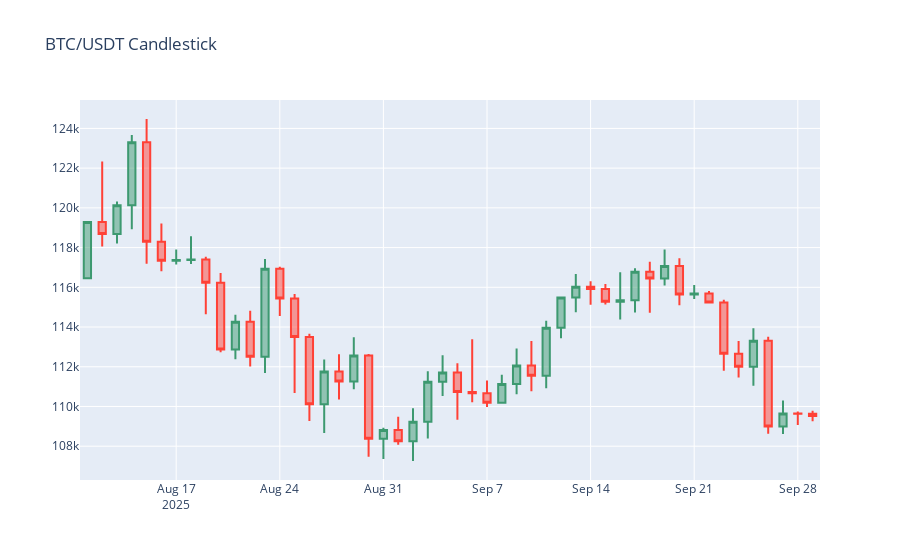

The code cell stored with this chart in its notebook:
### Code cell
import plotly.graph_objects as go

sample_df = df.tail(50)

fig = go.Figure(data=[go.Candlestick(
    x=sample_df['open_time'],
    open=sample_df['open_price'],
    high=sample_df['high_price'],
    low=sample_df['low_price'],
    close=sample_df['close_price']
)])
fig.update_layout(title="BTC/USDT Candlestick")
fig.update_layout(xaxis_rangeslider_visible=False) # disable rangeslider
fig.show()

fig.write_image("../results/plots/btcusdt_kandlestick.png", width=1200, height=800, scale=2)
